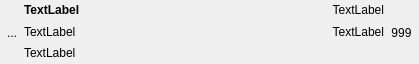
<?xml version="1.0" encoding="UTF-8"?>
<ui version="4.0">
 <class>ContactItemView</class>
 <widget class="QWidget" name="ContactItemView">
  <property name="geometry">
   <rect>
    <x>0</x>
    <y>0</y>
    <width>419</width>
    <height>64</height>
   </rect>
  </property>
  <property name="sizePolicy">
   <sizepolicy hsizetype="Preferred" vsizetype="Fixed">
    <horstretch>0</horstretch>
    <verstretch>0</verstretch>
   </sizepolicy>
  </property>
  <property name="focusPolicy">
   <enum>Qt::ClickFocus</enum>
  </property>
  <property name="windowTitle">
   <string>Form</string>
  </property>
  <layout class="QHBoxLayout" name="horizontalLayout_3">
   <property name="spacing">
    <number>0</number>
   </property>
   <property name="leftMargin">
    <number>0</number>
   </property>
   <property name="topMargin">
    <number>0</number>
   </property>
   <property name="rightMargin">
    <number>0</number>
   </property>
   <property name="bottomMargin">
    <number>0</number>
   </property>
   <item>
    <layout class="QVBoxLayout" name="verticalLayout_3">
     <property name="spacing">
      <number>0</number>
     </property>
     <item>
      <spacer name="verticalSpacer_3">
       <property name="orientation">
        <enum>Qt::Vertical</enum>
       </property>
       <property name="sizeHint" stdset="0">
        <size>
         <width>20</width>
         <height>3</height>
        </size>
       </property>
      </spacer>
     </item>
     <item>
      <widget class="QToolButton" name="toolButton_2">
       <property name="focusPolicy">
        <enum>Qt::NoFocus</enum>
       </property>
       <property name="text">
        <string>...</string>
       </property>
       <property name="icon">
        <iconset resource="rcc.qrc">
         <normaloff>:/icons/icon_avatar_40.png</normaloff>:/icons/icon_avatar_40.png</iconset>
       </property>
       <property name="iconSize">
        <size>
         <width>32</width>
         <height>32</height>
        </size>
       </property>
       <property name="autoRaise">
        <bool>true</bool>
       </property>
      </widget>
     </item>
     <item>
      <spacer name="verticalSpacer_4">
       <property name="orientation">
        <enum>Qt::Vertical</enum>
       </property>
       <property name="sizeHint" stdset="0">
        <size>
         <width>20</width>
         <height>3</height>
        </size>
       </property>
      </spacer>
     </item>
    </layout>
   </item>
   <item>
    <layout class="QVBoxLayout" name="verticalLayout">
     <property name="spacing">
      <number>0</number>
     </property>
     <item>
      <layout class="QHBoxLayout" name="horizontalLayout">
       <property name="spacing">
        <number>0</number>
       </property>
       <item>
        <widget class="QLabel" name="label_2">
         <property name="sizePolicy">
          <sizepolicy hsizetype="Expanding" vsizetype="Preferred">
           <horstretch>0</horstretch>
           <verstretch>0</verstretch>
          </sizepolicy>
         </property>
         <property name="font">
          <font>
           <weight>75</weight>
           <bold>true</bold>
          </font>
         </property>
         <property name="text">
          <string>TextLabel</string>
         </property>
         <property name="textInteractionFlags">
          <set>Qt::LinksAccessibleByMouse|Qt::TextSelectableByMouse</set>
         </property>
        </widget>
       </item>
       <item>
        <spacer name="horizontalSpacer">
         <property name="orientation">
          <enum>Qt::Horizontal</enum>
         </property>
         <property name="sizeHint" stdset="0">
          <size>
           <width>3</width>
           <height>20</height>
          </size>
         </property>
        </spacer>
       </item>
       <item>
        <widget class="QLabel" name="label_5">
         <property name="sizePolicy">
          <sizepolicy hsizetype="Preferred" vsizetype="Preferred">
           <horstretch>0</horstretch>
           <verstretch>0</verstretch>
          </sizepolicy>
         </property>
         <property name="text">
          <string>TextLabel</string>
         </property>
         <property name="alignment">
          <set>Qt::AlignRight|Qt::AlignTrailing|Qt::AlignVCenter</set>
         </property>
         <property name="textInteractionFlags">
          <set>Qt::TextBrowserInteraction</set>
         </property>
        </widget>
       </item>
      </layout>
     </item>
     <item>
      <layout class="QHBoxLayout" name="horizontalLayout_2">
       <property name="spacing">
        <number>0</number>
       </property>
       <item>
        <widget class="QLabel" name="label_3">
         <property name="sizePolicy">
          <sizepolicy hsizetype="Expanding" vsizetype="Preferred">
           <horstretch>0</horstretch>
           <verstretch>0</verstretch>
          </sizepolicy>
         </property>
         <property name="text">
          <string>TextLabel</string>
         </property>
         <property name="textInteractionFlags">
          <set>Qt::TextBrowserInteraction</set>
         </property>
        </widget>
       </item>
       <item>
        <spacer name="horizontalSpacer_2">
         <property name="orientation">
          <enum>Qt::Horizontal</enum>
         </property>
         <property name="sizeHint" stdset="0">
          <size>
           <width>3</width>
           <height>20</height>
          </size>
         </property>
        </spacer>
       </item>
       <item>
        <widget class="QLabel" name="label_6">
         <property name="sizePolicy">
          <sizepolicy hsizetype="Preferred" vsizetype="Preferred">
           <horstretch>0</horstretch>
           <verstretch>0</verstretch>
          </sizepolicy>
         </property>
         <property name="text">
          <string>TextLabel</string>
         </property>
         <property name="alignment">
          <set>Qt::AlignRight|Qt::AlignTrailing|Qt::AlignVCenter</set>
         </property>
         <property name="textInteractionFlags">
          <set>Qt::TextBrowserInteraction</set>
         </property>
        </widget>
       </item>
      </layout>
     </item>
     <item>
      <widget class="QLabel" name="label_4">
       <property name="sizePolicy">
        <sizepolicy hsizetype="Expanding" vsizetype="Preferred">
         <horstretch>0</horstretch>
         <verstretch>0</verstretch>
        </sizepolicy>
       </property>
       <property name="text">
        <string>TextLabel</string>
       </property>
       <property name="textInteractionFlags">
        <set>Qt::TextBrowserInteraction</set>
       </property>
      </widget>
     </item>
    </layout>
   </item>
   <item>
    <layout class="QVBoxLayout" name="verticalLayout_2">
     <property name="spacing">
      <number>0</number>
     </property>
     <property name="sizeConstraint">
      <enum>QLayout::SetMinimumSize</enum>
     </property>
     <item>
      <spacer name="verticalSpacer">
       <property name="orientation">
        <enum>Qt::Vertical</enum>
       </property>
       <property name="sizeHint" stdset="0">
        <size>
         <width>20</width>
         <height>3</height>
        </size>
       </property>
      </spacer>
     </item>
     <item>
      <widget class="QToolButton" name="toolButton">
       <property name="focusPolicy">
        <enum>Qt::NoFocus</enum>
       </property>
       <property name="text">
        <string>999</string>
       </property>
       <property name="icon">
        <iconset resource="rcc.qrc">
         <normaloff>:/icons/online_30.png</normaloff>:/icons/online_30.png</iconset>
       </property>
       <property name="autoRepeat">
        <bool>false</bool>
       </property>
       <property name="autoExclusive">
        <bool>false</bool>
       </property>
       <property name="toolButtonStyle">
        <enum>Qt::ToolButtonTextUnderIcon</enum>
       </property>
       <property name="autoRaise">
        <bool>true</bool>
       </property>
      </widget>
     </item>
     <item>
      <spacer name="verticalSpacer_2">
       <property name="orientation">
        <enum>Qt::Vertical</enum>
       </property>
       <property name="sizeHint" stdset="0">
        <size>
         <width>20</width>
         <height>3</height>
        </size>
       </property>
      </spacer>
     </item>
    </layout>
   </item>
  </layout>
 </widget>
 <resources>
  <include location="rcc.qrc"/>
 </resources>
 <connections/>
</ui>
